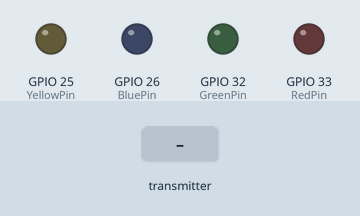
Simulated run of this sketch. Board: ESP32. Parts: output pins drawn as LEDs (lit = HIGH). The test bench sets the inputs (shaded band). What the sketch prints to the serial monitor is not drawn.

Above: at 1.2 s.
1.3 s: the transmitter starts sending r = 1
At 1.8 s:
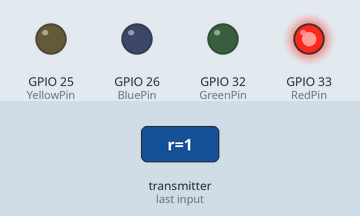
2.8 s: the transmitter starts sending b = 1
At 4.0 s:
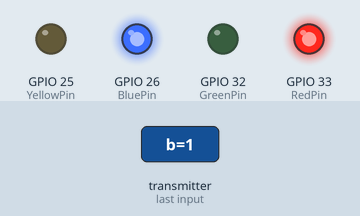
4.3 s: the transmitter starts sending y = 1
At 5.3 s:
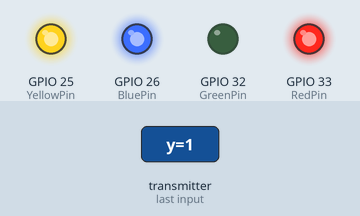
5.8 s: the transmitter starts sending g = 1
At 6.6 s:
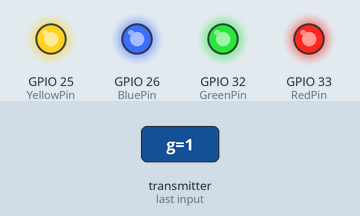
7.3 s: the transmitter starts sending r = 0
At 7.8 s:
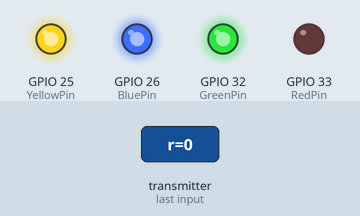
8.8 s: the transmitter starts sending b = 0
At 10.1 s:
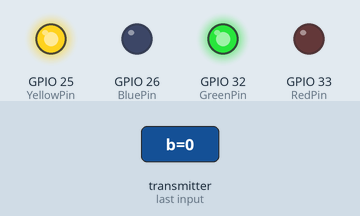
Timing chart, 0 to 11.3 s (numbered marks = the images above; inputs shaded):
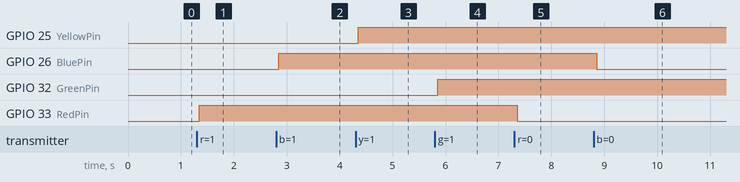

Measured:
- after the input at 1.3 s, GPIO 33 (RedPin): LOW → HIGH after 0.05 s
- after the input at 2.8 s, GPIO 26 (BluePin): LOW → HIGH after 0.05 s
- after the input at 4.3 s, GPIO 25 (YellowPin): LOW → HIGH after 0.05 s
- after the input at 5.8 s, GPIO 32 (GreenPin): LOW → HIGH after 0.06 s
- after the input at 7.3 s, GPIO 33 (RedPin): HIGH → LOW after 0.06 s
- after the input at 8.8 s, GPIO 26 (BluePin): HIGH → LOW after 0.06 s

The sketch:

WiFiClient_Connect.ino.ino
```cpp
// (licence header left out)
#include <esp_now.h>
#include <WiFi.h>

typedef struct struct_message {
    // char a[32]; // different available data structure
    // int b;
    // float c;
   bool r;
   bool b;
   bool y;
   bool g;
} struct_message;

// Create a struct_message called myData
struct_message myData;
const int RedPin = 33;
const int BluePin = 26;
const int YellowPin = 25;
const int GreenPin = 32;

// callback function that will be executed when data is received
void OnDataRecv(const uint8_t * mac, const uint8_t *incomingData, int len) {
  memcpy(&myData, incomingData, sizeof(myData));
  // Serial.print("Bytes received: ");
  // Serial.println(len);
  // Serial.print("Char: ");
  // Serial.println(myData.a);
  // Serial.print("Int: ");
  // Serial.println(myData.b);
  // Serial.print("Float: ");
  // Serial.println(myData.c);
  Serial.print("REDBool: ");
  Serial.println(myData.r);
  Serial.println();
  Serial.print("BLUEBool: ");
  Serial.println(myData.b);
  Serial.println();
  Serial.print("YELLOWBool: ");
  Serial.println(myData.y);
  Serial.println();
  Serial.print("GREENBool: ");
  Serial.println(myData.g);
  Serial.println();
}

void setup() {
  // Initialize Serial Monitor
  Serial.begin(115200);
  pinMode(RedPin, OUTPUT);
  pinMode(BluePin, OUTPUT);
  pinMode(YellowPin, OUTPUT);
  pinMode(GreenPin, OUTPUT);

  // Set device as a Wi-Fi Station
  WiFi.mode(WIFI_STA);

  // Init ESP-NOW
  if (esp_now_init() != ESP_OK) {
    Serial.println("Error initializing ESP-NOW");
    return;
  }

  // Once ESPNow is successfully Init, we will register for recv CB to
  // get recv packer info
  esp_now_register_recv_cb(esp_now_recv_cb_t(OnDataRecv));
}

void loop() {
if(myData.r == 1){
  digitalWrite(RedPin, HIGH);
  Serial.println("RED");
}
if(myData.r != 1){
  digitalWrite(RedPin, LOW);
}
if(myData.b == 1){
  digitalWrite(BluePin, HIGH);
  Serial.println("BLUE");
}
if(myData.b != 1){
  digitalWrite(BluePin, LOW);
}
if(myData.y == 1){
  digitalWrite(YellowPin, HIGH);
  Serial.println("YELLOW");
}
if(myData.y != 1){
  digitalWrite(YellowPin, LOW);
}
if(myData.g == 1){
  digitalWrite(GreenPin, HIGH);
  Serial.println("GREEN");
}
if(myData.g != 1){
  digitalWrite(GreenPin, LOW);
}

}
```
